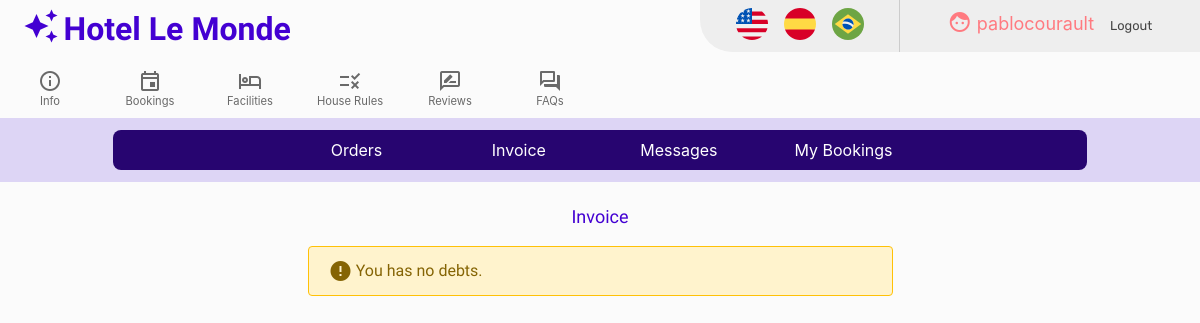
Page /invoice (signed in) on the earlier database version.
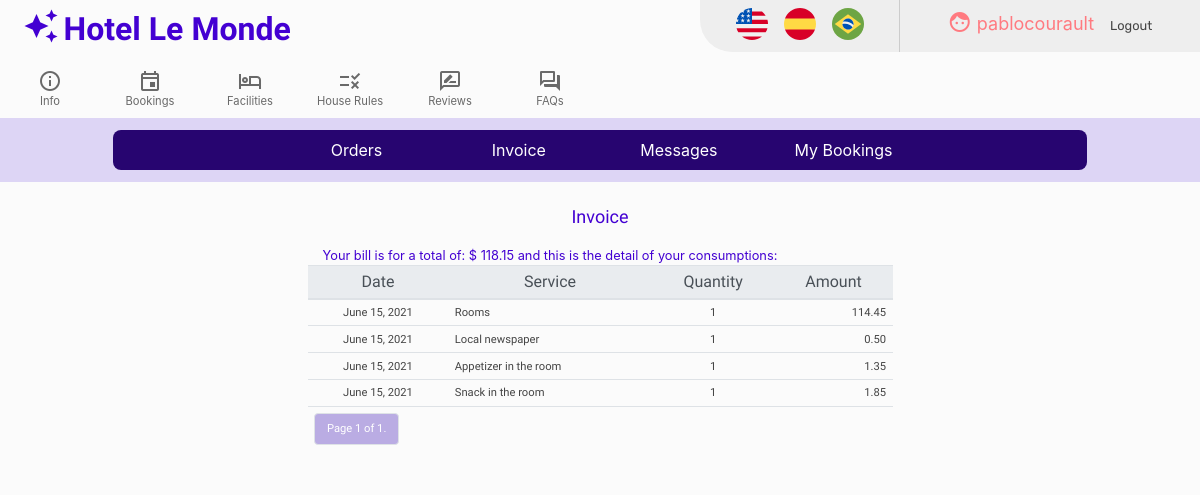
Same page on the later database version.
### hotel/models.py (models this page shows, shortened)
class Bookings(models.Model):
       user = models.ForeignKey(User, on_delete=models.CASCADE, blank=False)
       singles = models.IntegerField(validators=[MinValueValidator(0),
                                                 MaxValueValidator(8)],default=0)
       doubles = models.IntegerField(validators=[MinValueValidator(0),
                                                 MaxValueValidator(16)],default=0)
       triples = models.IntegerField(validators=[MinValueValidator(0),
                                                 MaxValueValidator(8)],default=0)
       quadruples = models.IntegerField(validators=[MinValueValidator(0),
                                                    MaxValueValidator(4)],default=0)
       checkin_date = models.DateField(blank=False, auto_now=False, auto_now_add=False)
       checkout_date = models.DateField(blank=False, auto_now=False, auto_now_add=False)
       checkout_code = models.CharField(max_length=6, blank=False)
       amount = models.DecimalField(blank=False, max_digits=8, decimal_places=2)
       checkin = models.BooleanField(default=False)

class Consumptions(models.Model):
       user = models.ForeignKey(User, on_delete=models.CASCADE, blank=False)
       booking = models.ForeignKey(Bookings, on_delete=models.CASCADE, blank=False)
       service = models.ForeignKey(Services, on_delete=models.DO_NOTHING, blank=False)
       date = models.DateField(blank=False, auto_now=False, auto_now_add=False)
       quantity = models.IntegerField(validators=[MinValueValidator(1),
                                                  MaxValueValidator(5)],default=1)
       amount = models.DecimalField(blank=False, max_digits=6, decimal_places=2)

class Services(models.Model):
       description = models.CharField(max_length=64, blank=False)
       description_es = models.CharField(max_length=64, blank=False)
       description_pt = models.CharField(max_length=64, blank=False)
       message = models.CharField(max_length=512, blank=False, default='Service request received')
       message_es = models.CharField(max_length=512, blank=False, default='Solicitud recibida')
       message_pt = models.CharField(max_length=512, blank=False, default='Pedido recebido')
       rate = models.DecimalField(blank=False, max_digits=6, decimal_places=2)

### hotel/views.py (the view)
# urls.py: path("invoice", views.invoice, name="invoice"),
@csrf_exempt
@login_required
def invoice(request):
    is_guest = Guests.objects.filter(guest=request.user).exists()
    if is_guest:
        guest = Guests.objects.get(guest=request.user)
        guest_booking = guest.booking
        consumptions = Consumptions.objects.filter(user=request.user, booking=guest.booking).order_by('-date')
        paginator = Paginator(consumptions, 16) # Show 16 consumptions per page.
        page_number = request.GET.get('page')
        page_obj = paginator.get_page(page_number)
        return render(request, "hotel/invoice.html", {'page_obj': page_obj, 'is_guest': is_guest, 'guest_booking': guest_booking})
    else:
        return render(request, "hotel/invoice.html", {'is_guest': is_guest})

### hotel/templates/hotel/invoice.html (shortened to what this page needs)
{% extends "hotel/layout.html" %}
{% load i18n %}
{% load static %}
{% block body %}
<div class="row">
    <div class="col-lg-12 col-sm-12 invoice-title">
    {% translate 'Invoice' %}
    </div>
</div>
<div class="row">
     <div class="col-lg-3 col-sm-12">
</div>
<div class="col-lg-6 col-sm-12">
{% get_current_language as LANGUAGE_CODE %}
{% if is_guest %}
{% if page_obj %}
<div class="col-lg-12 col-sm-12 mybookings-checkout-title">
{% translate 'Your bill is for a total of: $ ' %} {{ guest_booking.amount }} {% translate 'and this is the detail of your consumptions:' %}
</div>
<table class="table" id="invoice-table">
<thead class="thead-light">
    <th scope="col"> {% translate 'Date' %} </th>
    <th scope="col"> {% translate 'Service' %} </th>
    <th scope="col"> {% translate 'Quantity' %} </th>
    <th scope="col"> {% translate 'Amount' %} </th>
</thead>
<tbody>
{% for consumption in page_obj %}
    {% if LANGUAGE_CODE == 'en' %}
    <tr>
        <td>{{ consumption.date }}</td>
        <td>{{ consumption.service.description }}</td>
        <td>{{ consumption.quantity }}</td>
        <td>{{ consumption.amount }}</td>
    </tr>
    {% endif %}
{% endfor %}
    <tr>
    <td colspan="4">
        <nav>
            <ul class="pagination">
                    <li class="page-item">
                      <a class="page-link reviews-active" href=""> {% translate 'Page' %} {{ page_obj.number }} {% translate 'of' %} {{ page_obj.paginator.num_pages }}.</a>
                    </li>
            </ul>
          </nav>
    </td>
    </tr>
</tbody>
</table>
{% else %}
  <div class="alert alert-warning border border-warning booking-info">
    <div class="material-icons booking-info-icon">error</div>
      <div> {% translate 'You don\'t have invoices.' %} </div>
  </div>
{% endif %}
{% else %}
  <div class="alert alert-warning border border-warning booking-info">
    <div class="material-icons booking-info-icon">error</div>
      <div> {% translate 'You has no debts.' %} </div>
  </div>
{% endif %}
</div>
<div class="col-lg-3 col-sm-12">
</div>
</div>
{% endblock %}

Differences in the rows shown:
added Bookings: amount "118.15"
added Consumptions: date "June 15, 2021", service.description "Rooms", quantity "1", amount "114.45"
added Consumptions: date "June 15, 2021", service.description "Local newspaper", quantity "1", amount "0.50"
added Consumptions: date "June 15, 2021", service.description "Appetizer in the room", quantity "1", amount "1.35"
added Consumptions: date "June 15, 2021", service.description "Snack in the room", quantity "1", amount "1.85"
Other differences:
{{ page_obj.number }}: (not shown) → "1"
{{ page_obj.paginator.num_pages }}: (not shown) → "1"
text no longer shown: "You has no debts."
text now shown: "Your bill is for a total of: $ and this is the detail of your consumptions: Date Service Quantity Amount Page of ."
